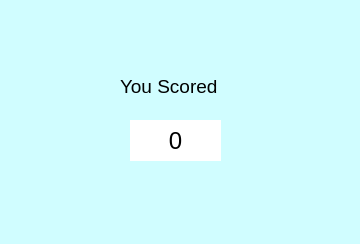
<?xml version="1.0" encoding="UTF-8"?>
<ui version="4.0">
 <class>Dialog</class>
 <widget class="QDialog" name="Dialog">
  <property name="geometry">
   <rect>
    <x>0</x>
    <y>0</y>
    <width>360</width>
    <height>244</height>
   </rect>
  </property>
  <property name="windowTitle">
   <string>Dialog</string>
  </property>
  <property name="styleSheet">
   <string notr="true">background-color: rgb(85, 255, 255);
background-color: rgb(208, 253, 255);</string>
  </property>
  <widget class="QLabel" name="label">
   <property name="geometry">
    <rect>
     <x>120</x>
     <y>70</y>
     <width>121</width>
     <height>33</height>
    </rect>
   </property>
   <property name="font">
    <font>
     <family>MS Shell Dlg 2</family>
     <pointsize>14</pointsize>
     <weight>50</weight>
     <italic>false</italic>
     <bold>false</bold>
    </font>
   </property>
   <property name="styleSheet">
    <string notr="true">font: 14pt &quot;MS Shell Dlg 2&quot;;</string>
   </property>
   <property name="text">
    <string>You Scored</string>
   </property>
  </widget>
  <widget class="QLabel" name="finalscore">
   <property name="geometry">
    <rect>
     <x>130</x>
     <y>120</y>
     <width>91</width>
     <height>41</height>
    </rect>
   </property>
   <property name="font">
    <font>
     <family>MS Shell Dlg 2</family>
     <pointsize>18</pointsize>
     <weight>50</weight>
     <italic>false</italic>
     <bold>false</bold>
    </font>
   </property>
   <property name="autoFillBackground">
    <bool>false</bool>
   </property>
   <property name="styleSheet">
    <string notr="true">background-color: rgb(255, 255, 255);
border-bottom-color: rgb(0, 0, 0);
border-color: rgb(255, 255, 127);

font: 18pt &quot;MS Shell Dlg 2&quot;;</string>
   </property>
   <property name="text">
    <string>0</string>
   </property>
   <property name="alignment">
    <set>Qt::AlignCenter</set>
   </property>
  </widget>
 </widget>
 <resources/>
 <connections/>
</ui>
